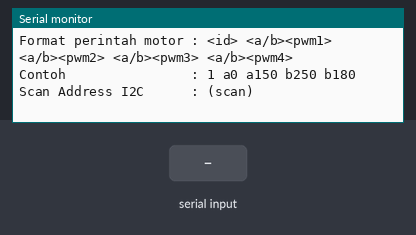
The program below on a simulated ESP32. Shown: the last lines printed to the serial monitor. The inputs (shaded band) are chosen by the test bench.

Above: at 1.3 s.
1.4 s: "scan 1\n" received over Serial
At 2.2 s:
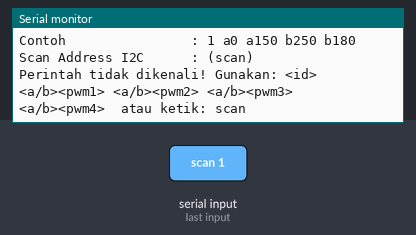
2.9 s: "scan\n" received over Serial
At 4.3 s:
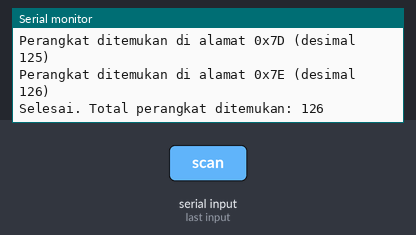

The program:

main.cpp
```cpp
#include <Arduino.h>
#include <Wire.h>
#define I2C_SDA 21
#define I2C_SCL 22
#define I2C_FREQ 100000 // 100 kHz
#define JUMLAH_MOTOR 4

String inputBuffer = "";

// Pecah string jadi token berdasarkan spasi
int splitToken(String cmd, String tokens[], int maxToken)
{
    int count = 0;
    int start = 0;
    cmd.trim();
    while (start < (int)cmd.length() && count < maxToken)
    {
        int spaceIdx = cmd.indexOf(' ', start);
        if (spaceIdx == -1)
        {
            String t = cmd.substring(start);
            t.trim();
            if (t.length() > 0) tokens[count++] = t;
            break;
        }
        else
        {
            String t = cmd.substring(start, spaceIdx);
            t.trim();
            if (t.length() > 0) tokens[count++] = t;
            start = spaceIdx + 1;
        }
    }
    return count;
}

// Parsing satu token arah+pwm, misal "a150" -> dir=1, pwm=150
bool parseMotorToken(String tok, uint8_t &dir, uint8_t &pwm)
{
    tok.toLowerCase();
    if (tok.length() < 2) return false;
    char a = tok.charAt(0);
    if (a != 'a' && a != 'b') return false;

    String pwmStr = tok.substring(1);
    for (unsigned int i = 0; i < pwmStr.length(); i++)
    {
        if (!isDigit(pwmStr.charAt(i))) return false;
    }
    int pwmVal = pwmStr.toInt();
    if (pwmVal < 0) pwmVal = 0;
    if (pwmVal > 255) pwmVal = 255;

    dir = (a == 'a') ? 1 : 0; // 1 = CW, 0 = CCW
    pwm = (uint8_t)pwmVal;
    return true;
}

// Kirim data 4 motor ke slave via I2C
void kirimPerintah(uint8_t id, uint8_t dir[], uint8_t pwm[])
{
    Wire.beginTransmission(id);
    for (int i = 0; i < JUMLAH_MOTOR; i++)
    {
        Wire.write(dir[i]);
        Wire.write(pwm[i]);
    }
    uint8_t err = Wire.endTransmission();

    Serial.print("-> ID ");
    Serial.print(id);
    Serial.print(" | ");
    for (int i = 0; i < JUMLAH_MOTOR; i++)
    {
        Serial.print("M");
        Serial.print(i + 1);
        Serial.print(":");
        Serial.print(dir[i] ? "CW" : "CCW");
        Serial.print("/");
        Serial.print(pwm[i]);
        if (i < JUMLAH_MOTOR - 1) Serial.print("  ");
    }
    Serial.print(" | status: ");
    Serial.println(err == 0 ? "OK" : "GAGAL (kode " + String(err) + ")");
}

// Scan semua alamat I2C (0-126) dan tampilkan yang merespon
void scanI2C()
{
    Serial.println("Memindai alamat I2C...");
    int jumlahDitemukan = 0;

    for (uint8_t addr = 1; addr < 127; addr++)
    {
        Wire.beginTransmission(addr);
        uint8_t err = Wire.endTransmission();

        if (err == 0)
        {
            Serial.print("Perangkat ditemukan di alamat 0x");
            if (addr < 16) Serial.print("0");
            Serial.print(addr, HEX);
            Serial.print(" (desimal ");
            Serial.print(addr);
            Serial.println(")");
            jumlahDitemukan++;
        }
        delay(5); // beri jeda kecil antar percobaan
    }

    if (jumlahDitemukan == 0)
    {
        Serial.println("Tidak ada perangkat I2C yang ditemukan.");
    }
    else
    {
        Serial.print("Selesai. Total perangkat ditemukan: ");
        Serial.println(jumlahDitemukan);
    }
}

bool prosesPerintah(String cmd)
{
    String cmdCek = cmd;
    cmdCek.trim();
    cmdCek.toLowerCase();
    if (cmdCek == "scan")
    {
        scanI2C();
        return true;
    }

    String tokens[JUMLAH_MOTOR + 1];
    int jumlahToken = splitToken(cmd, tokens, JUMLAH_MOTOR + 1);

    if (jumlahToken != JUMLAH_MOTOR + 1) return false;

    // token[0] = id, harus semua digit
    String idStr = tokens[0];
    for (unsigned int i = 0; i < idStr.length(); i++)
    {
        if (!isDigit(idStr.charAt(i))) return false;
    }
    int idVal = idStr.toInt();
    if (idVal < 1 || idVal > 127) return false;

    uint8_t dir[JUMLAH_MOTOR];
    uint8_t pwm[JUMLAH_MOTOR];

    for (int i = 0; i < JUMLAH_MOTOR; i++)
    {
        if (!parseMotorToken(tokens[i + 1], dir[i], pwm[i])) return false;
    }

    kirimPerintah((uint8_t)idVal, dir, pwm);
    return true;
}

void setup()
{
    delay(50);
    Serial.begin(115200);
    delay(50);

    Wire.begin(I2C_SDA, I2C_SCL, I2C_FREQ); // ESP32 sebagai MASTER

    Serial.println();
    Serial.println("Format perintah motor : <id> <a/b><pwm1> <a/b><pwm2> <a/b><pwm3> <a/b><pwm4>");
    Serial.println("Contoh                : 1 a0 a150 b250 b180");
    Serial.println("Scan Address I2C      : (scan)");
}

void loop()
{
    while (Serial.available())
    {
        char c = Serial.read();

        if (c == '\n' || c == '\r')
        {
            if (inputBuffer.length() > 0)
            {
                if (!prosesPerintah(inputBuffer))
                {
                    Serial.println("Perintah tidak dikenali! Gunakan: <id> <a/b><pwm1> <a/b><pwm2> <a/b><pwm3> <a/b><pwm4>  atau ketik: scan");
                }
                inputBuffer = "";
            }
        }
        else
        {
            inputBuffer += c;
        }
    }
}
```

Measured:
- after the input at 1.4 s, the serial monitor: prints a new line at once (image 1)
- after the input at 2.9 s, the serial monitor: prints a new line at once (image 2)
